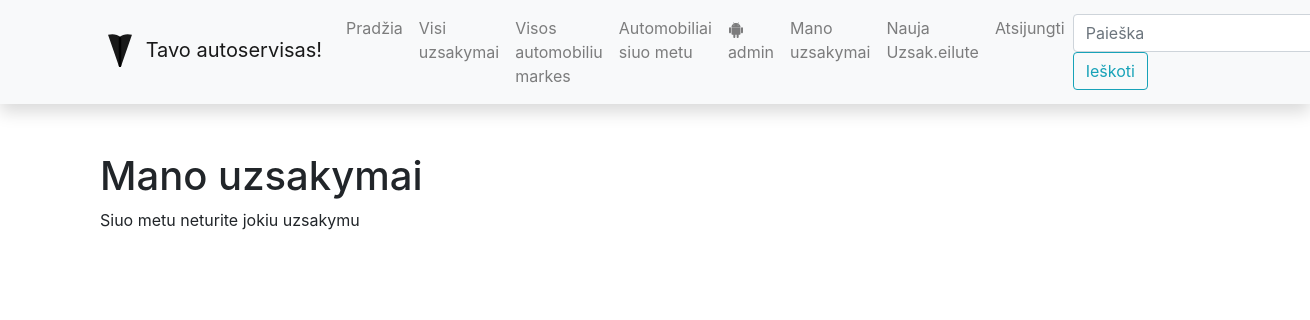
The page /autoservisas/myorders/ (signed in) on the database as committed earlier.
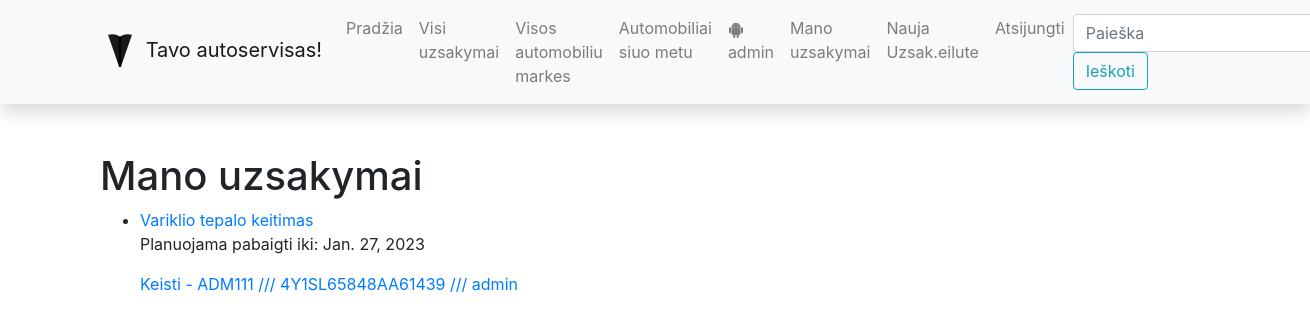
The same page on the database as committed later.
### autoservisas/models.py (models this page shows, shortened)
class UzsakymoEilute(models.Model):
    kiekis = models.CharField('Kiekis', max_length=2, help_text='Iveskite perkamos paslaugos kieki')
    kaina = models.FloatField('Kaina', max_length=10, help_text='Iveskite paslaugos kaina', default=0)
    paslauga_id = models.ForeignKey('Paslauga', on_delete=models.SET_NULL, null=True)
    uzsakymas_id = models.ForeignKey('Uzsakymas', on_delete=models.SET_NULL, null=True)
    useris = models.ForeignKey(User, on_delete=models.SET_NULL, null=True, blank=True)
    grazinti_iki = models.DateField('Pabaigti darbus iki: ', null=True, blank=True)
    @property
    def is_overdue(self):
        if self.grazinti_iki and date.today() > self.grazinti_iki:
            return True
        else:
            return False
    class Meta:
        verbose_name = "Uzsakymo eilute"
        verbose_name_plural = "Uzsakymo eilutes"

class Paslauga(models.Model):
    pavadinimas = models.CharField('Pavadinimas', max_length=200, help_text='Iveskite paslaugos pavadinima')
    kaina = models.FloatField('Kaina', max_length=10, help_text='Iveskite paslaugos kaina')
    class Meta:
        verbose_name = "Paslauga"
        verbose_name_plural = "Paslaugos"

class Uzsakymas(models.Model):
    data = models.DateField('Uzsakymo data', null=True, blank=True)
    automobilis_id = models.ForeignKey('Automobilis', on_delete=models.SET_NULL, null=True)
    suma = models.FloatField('Suma', max_length=10, help_text='Iveskite paslaugos kaina', default=0)
    LOAN_STATUS = (
        ('a', 'Uzsakymas gautas'),
        ('p', 'Uzsakymas priimtas'),
        ('g', 'Uzsakymas vykdomas'),
        ('r', 'Uzsakymas baigtas')
    )
    status = models.CharField(
        max_length=1,
        choices=LOAN_STATUS,
        blank=True,
        default='a',
        help_text='Status'
    )
    class Meta:
        ordering = ['data']
        verbose_name = "Uzsakymas"
        verbose_name_plural = "Uzsakymai"

class Automobilis(models.Model):
    valstybinis_numeris = models.CharField('Automobilio valstybinis numeris',
                                           max_length=6, help_text='Iveskite automobilio valstybini numeri')
    automobilio_modelis_id = models.ForeignKey('Modelis', on_delete=models.SET_NULL, null=True)
    vin_kodas = models.CharField('VIN kodas', max_length=17, help_text='Iveskite VIN numeri')
    klientas = models.CharField('Klientas', max_length=100, help_text='Iveskite klienta')
    automobilis_pic = models.ImageField('Auto Nuotrauka', upload_to='car_pics', null=True, blank=True)
    aprasymas = HTMLField()
    class Meta:
        verbose_name = "Automobilis"
        verbose_name_plural = "Automobiliai"
    def __str__(self):
        return f'{self.valstybinis_numeris} /// {self.vin_kodas} /// {self.klientas}'

### autoservisas/views.py (the view)
# urls.py: path('myorders/', views.OrderDetailByUserListView.as_view(), name='my-orders'),
class OrderDetailByUserListView(LoginRequiredMixin, generic.ListView):  # Paveldime is dvieju klasiu!
    model = UzsakymoEilute  # gausime context={'bookinstance_list': BookInstance}
    template_name = 'uzsakymas_detail_view_user.html'
    def get_queryset(self):
        return UzsakymoEilute.objects.filter(useris=self.request.user).order_by('grazinti_iki')

### autoservisas/templates/uzsakymas_detail_view_user.html
{% extends "base.html" %}
{% block content %}
<h1>Mano uzsakymai</h1>
{% if uzsakymoeilute_list %}
<ul>
    {% for uzsakymoeilute_obj in uzsakymoeilute_list %}
    <li class="{% if uzsakymoeilute_obj.is_overdue %}text-danger{%endif%}">
        <a href="{% url 'uzsakeil-detail' uzsakymoeilute_obj.id %}">{{uzsakymoeilute_obj.paslauga_id.pavadinimas}}</a>
        <p>Planuojama pabaigti iki: {{uzsakymoeilute_obj.grazinti_iki}}</p>
        <p><a href="{% url 'my-order' uzsakymoeilute_obj.id %}"> Keisti - {{uzsakymoeilute_obj.uzsakymas_id.automobilis_id}}</a></p>
    </li>
    {%endfor%}
</ul>
{%else%}
<p>Siuo metu neturite jokiu uzsakymu</p>
{%endif%}
{% endblock %}

Rows that differ between the two databases and show on the page:
added UzsakymoEilute: paslauga_id.pavadinimas "Variklio tepalo keitimas", grazinti_iki "Jan. 27, 2023", uzsakymas_id.automobilis_id "ADM111 /// 4Y1SL65848AA61439 /// admin"
Other text that changed with them:
text no longer shown: "Siuo metu neturite jokiu uzsakymu"
